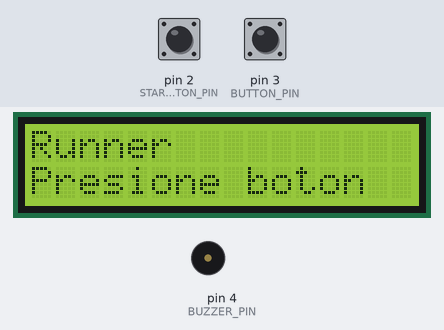
The sketch below on a simulated Arduino Uno, built with avr-gcc and run on an emulated ATmega328P. Shown: 16×2 character LCD, buzzer (waves = sounding). Inputs (shaded band) come from the test bench; at power-on: pin 2 (START_BUTTON_PIN) HIGH, pin 3 (BUTTON_PIN) HIGH. Random numbers use the default seed unless the sketch sets one.

Above: at 1.2 s.
1.3 s: pin 2 (START_BUTTON_PIN) pulled LOW for 0.6 s
At 2.27 s:
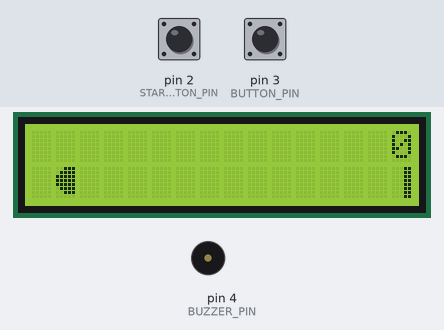
3.8 s: pin 3 (BUTTON_PIN) pulled LOW for 0.6 s
At 3.95 s:
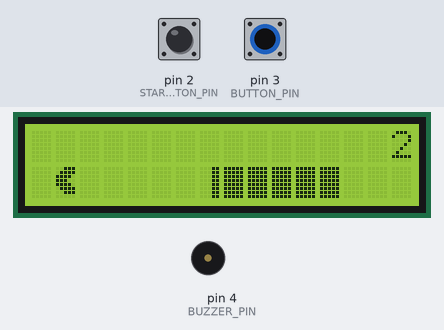
5.9 s: pin 2 (START_BUTTON_PIN) pulled LOW for 3.2 s
At 7.73 s:
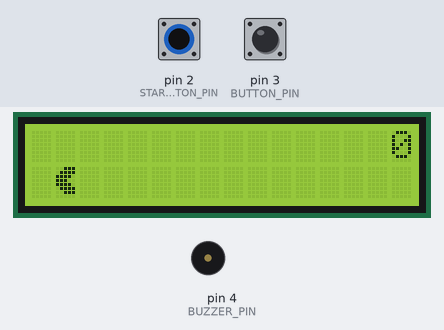
10.6 s: pin 3 (BUTTON_PIN) pulled LOW for 1 s
At 12.8 s:
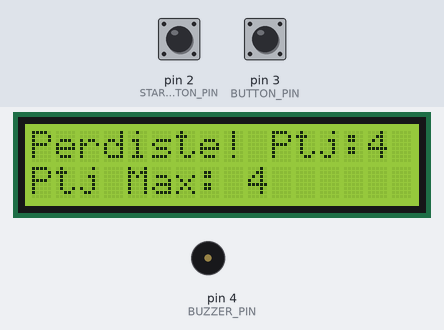
13.1 s: pin 3 (BUTTON_PIN) pulled LOW for 3.2 s
At 14.4 s:
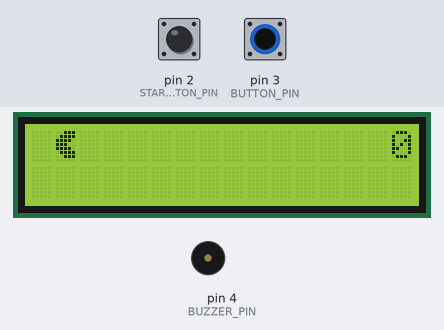
17.8 s: pin 2 (START_BUTTON_PIN) pulled LOW for 1 s
At 23.06 s:
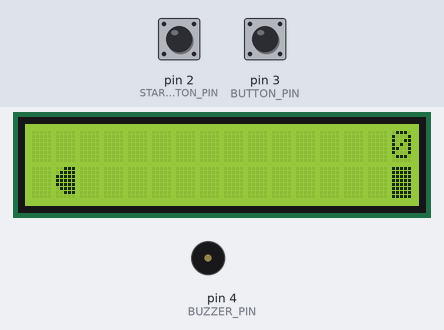
Timing chart, 0 to 24.4 s (numbered marks = the images above; inputs shaded):
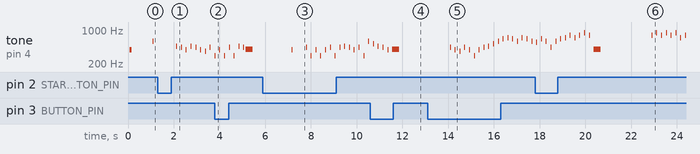

The sketch:

Lab8Circuit1.ino
```cpp
#include <LiquidCrystal.h>

#define BUTTON_PIN 3
#define START_BUTTON_PIN 2
#define BUZZER_PIN 4

#define SPRITE_RUN1 1
#define SPRITE_RUN2 2
#define SPRITE_JUMP 3
#define SPRITE_JUMP_UPPER '.'
#define SPRITE_JUMP_LOWER 4
#define SPRITE_TERRAIN_EMPTY ' '
#define SPRITE_TERRAIN_SOLID 5
#define SPRITE_TERRAIN_SOLID_RIGHT 6
#define SPRITE_TERRAIN_SOLID_LEFT 7

#define HERO_HORIZONTAL_POSITION 1
#define TERRAIN_WIDTH 16
#define TERRAIN_EMPTY 0
#define TERRAIN_LOWER_BLOCK 1
#define TERRAIN_UPPER_BLOCK 2

#define HERO_POSITION_OFF 0
#define HERO_POSITION_RUN_LOWER_1 1
#define HERO_POSITION_RUN_LOWER_2 2
#define HERO_POSITION_JUMP_1 3
#define HERO_POSITION_JUMP_2 4
#define HERO_POSITION_JUMP_3 5
#define HERO_POSITION_JUMP_4 6
#define HERO_POSITION_JUMP_5 7
#define HERO_POSITION_JUMP_6 8
#define HERO_POSITION_JUMP_7 9
#define HERO_POSITION_JUMP_8 10
#define HERO_POSITION_RUN_UPPER_1 11
#define HERO_POSITION_RUN_UPPER_2 12

LiquidCrystal lcd(7, 8, 9, 10, 11, 12);

static char terrainUpper[TERRAIN_WIDTH + 1];
static char terrainLower[TERRAIN_WIDTH + 1];
static bool buttonPushed = false;
static bool startButtonPushed = false;
static unsigned int maxScore = 0;

const int melody[] = {
  392,587,466,440,392,466,440,392,370,440,294,392,294,440,294,466,
  440,392,440,294,392,294,392,440,294,440,466,440,392,440,294,587,
  523,466,440,392,466,440,392,370,440,392,294,392,440,466,523,587,
  659,698,659,587,698,659,587,554,659,587,440,587,659,698,784,698,
  784,880,784,880,784,880,784,880,784,880,698,784,880,784,880,932,
  880,784,698,659,698,880,784,880,554,880,784,880,587,880,784,880,
  554,880,784,880
};
const int durations[] = {
  100,8,8,8,8,8,8,8,8,8,8,8,8,8,8,8,
  8,8,8,8,8,8,8,8,8,8,8,8,8,8,8,8,
  8,8,8,8,8,8,8,8,8,8,8,8,8,8,8,8,
  8,8,8,8,8,8,8,8,8,8,8,8,8,8,8,8,
  8,8,8,8,8,8,8,8,8,8,8,8,8,8,8,8,
  8,8,8,8,8,8,8,8,8,8,8,8,8,8,8,8,
  8,8,8,8
};

int melodyLength = sizeof(melody) / sizeof(melody[0]);
int currentNote = 0;
unsigned long previousMillis = 0;
bool notePlaying = false;

void initializeGraphics() {
  static byte graphics[] = {
    B00111, B01111, B11110, B11100, B11110, B01111, B00111, B00000,
    B00111, B01111, B11111, B11111, B11111, B01111, B00111, B00000,
    B00111, B01111, B11110, B11100, B11110, B01111, B00111, B00000,
    B11110, B01101, B11111, B10000, B00000, B00000, B00000, B00000,
    B11111, B11111, B11111, B11111, B11111, B11111, B11111, B11111,
    B00011, B00011, B00011, B00011, B00011, B00011, B00011, B00011,
    B11000, B11000, B11000, B11000, B11000, B11000, B11000, B11000,
  };
  for (int i = 0; i < 7; ++i)
    lcd.createChar(i + 1, &graphics[i * 8]);
  for (int i = 0; i < TERRAIN_WIDTH; ++i) {
    terrainUpper[i] = SPRITE_TERRAIN_EMPTY;
    terrainLower[i] = SPRITE_TERRAIN_EMPTY;
  }
}

void playBackgroundMusic() {
  unsigned long currentMillis = millis();
  if (!notePlaying) {
    tone(BUZZER_PIN, melody[currentNote], durations[currentNote]);
    previousMillis = currentMillis;
    notePlaying = true;
  }
  if (notePlaying && (currentMillis - previousMillis >= durations[currentNote])) {
    noTone(BUZZER_PIN);
    currentNote++;
    if (currentNote >= melodyLength) currentNote = 0;
    notePlaying = false;
  }
}

void buttonCheck() {
  if (digitalRead(BUTTON_PIN) == LOW) buttonPushed = true;
  if (digitalRead(START_BUTTON_PIN) == LOW) startButtonPushed = true;
}

void advanceTerrain(char* terrain, byte newTerrain) {
  for (int i = 0; i < TERRAIN_WIDTH; ++i) {
    char current = terrain[i];
    char next = (i == TERRAIN_WIDTH - 1) ? newTerrain : terrain[i + 1];
    switch (current) {
      case SPRITE_TERRAIN_EMPTY:
        terrain[i] = (next == SPRITE_TERRAIN_SOLID) ? SPRITE_TERRAIN_SOLID_RIGHT : SPRITE_TERRAIN_EMPTY;
        break;
      case SPRITE_TERRAIN_SOLID:
        terrain[i] = (next == SPRITE_TERRAIN_EMPTY) ? SPRITE_TERRAIN_SOLID_LEFT : SPRITE_TERRAIN_SOLID;
        break;
      case SPRITE_TERRAIN_SOLID_RIGHT: terrain[i] = SPRITE_TERRAIN_SOLID; break;
      case SPRITE_TERRAIN_SOLID_LEFT:  terrain[i] = SPRITE_TERRAIN_EMPTY; break;
    }
  }
}

bool drawHero(byte position, char* terrainUpper, char* terrainLower, unsigned int score) {
  bool collide = false;
  char upperSave = terrainUpper[HERO_HORIZONTAL_POSITION];
  char lowerSave = terrainLower[HERO_HORIZONTAL_POSITION];
  byte upper, lower;

  switch (position) {
    case HERO_POSITION_OFF: upper = lower = SPRITE_TERRAIN_EMPTY; break;
    case HERO_POSITION_RUN_LOWER_1: upper = SPRITE_TERRAIN_EMPTY; lower = SPRITE_RUN1; break;
    case HERO_POSITION_RUN_LOWER_2: upper = SPRITE_TERRAIN_EMPTY; lower = SPRITE_RUN2; break;
    case HERO_POSITION_JUMP_1:
    case HERO_POSITION_JUMP_8: upper = SPRITE_TERRAIN_EMPTY; lower = SPRITE_JUMP; break;
    case HERO_POSITION_JUMP_2:
    case HERO_POSITION_JUMP_7: upper = SPRITE_JUMP_UPPER; lower = SPRITE_JUMP_LOWER; break;
    case HERO_POSITION_JUMP_3:
    case HERO_POSITION_JUMP_4:
    case HERO_POSITION_JUMP_5:
    case HERO_POSITION_JUMP_6: upper = SPRITE_JUMP; lower = SPRITE_TERRAIN_EMPTY; break;
    case HERO_POSITION_RUN_UPPER_1: upper = SPRITE_RUN1; lower = SPRITE_TERRAIN_EMPTY; break;
    case HERO_POSITION_RUN_UPPER_2: upper = SPRITE_RUN2; lower = SPRITE_TERRAIN_EMPTY; break;
  }

  if (upper != ' ') {
    terrainUpper[HERO_HORIZONTAL_POSITION] = upper;
    collide = (upperSave != SPRITE_TERRAIN_EMPTY);
  }
  if (lower != ' ') {
    terrainLower[HERO_HORIZONTAL_POSITION] = lower;
    collide |= (lowerSave != SPRITE_TERRAIN_EMPTY);
  }

  byte digits = (score > 9999) ? 5 : (score > 999) ? 4 : (score > 99) ? 3 : (score > 9) ? 2 : 1;

  terrainUpper[TERRAIN_WIDTH] = '\0';
  terrainLower[TERRAIN_WIDTH] = '\0';

  char temp = terrainUpper[16 - digits];
  terrainUpper[16 - digits] = '\0';
  lcd.setCursor(0, 0);
  lcd.print(terrainUpper);
  terrainUpper[16 - digits] = temp;

  lcd.setCursor(0, 1);
  lcd.print(terrainLower);

  lcd.setCursor(16 - digits, 0);
  lcd.print(score);

  terrainUpper[HERO_HORIZONTAL_POSITION] = upperSave;
  terrainLower[HERO_HORIZONTAL_POSITION] = lowerSave;

  return collide;
}

void setup() {
  pinMode(BUTTON_PIN, INPUT_PULLUP);
  pinMode(START_BUTTON_PIN, INPUT_PULLUP);
  pinMode(BUZZER_PIN, OUTPUT);
  digitalWrite(BUZZER_PIN, LOW);
  lcd.begin(16, 2);
  initializeGraphics();
}

void loop() {
  buttonCheck();
  playBackgroundMusic();

  static byte heroPos = HERO_POSITION_RUN_LOWER_1;
  static byte newTerrainType = TERRAIN_EMPTY;
  static byte newTerrainDuration = 1;
  static bool playing = false;
  static bool blink = false;
  static unsigned int distance = 0;

  if (!playing) {
    drawHero((blink) ? HERO_POSITION_OFF : heroPos, terrainUpper, terrainLower, distance >> 3);

    lcd.setCursor(0, 0);
    lcd.print("Runner           ");
    lcd.setCursor(0, 1);
    lcd.print("Presione boton   ");

    if (maxScore > 0) {
      lcd.setCursor(0, 0);
      lcd.print("Ptj Max:");
      lcd.print(maxScore);
    }

    delay(500);
    blink = !blink;

    if (startButtonPushed) {
      initializeGraphics();
      heroPos = HERO_POSITION_RUN_LOWER_1;
      playing = true;
      buttonPushed = false;
      startButtonPushed = false;
      distance = 0;
    }
    return;
  }

  advanceTerrain(terrainLower, newTerrainType == TERRAIN_LOWER_BLOCK ? SPRITE_TERRAIN_SOLID : SPRITE_TERRAIN_EMPTY);
  advanceTerrain(terrainUpper, newTerrainType == TERRAIN_UPPER_BLOCK ? SPRITE_TERRAIN_SOLID : SPRITE_TERRAIN_EMPTY);

  if (--newTerrainDuration == 0) {
    newTerrainType = (newTerrainType == TERRAIN_EMPTY) ?
                     ((random(3) == 0) ? TERRAIN_UPPER_BLOCK : TERRAIN_LOWER_BLOCK) :
                     TERRAIN_EMPTY;
    newTerrainDuration = (newTerrainType == TERRAIN_EMPTY) ? 10 + random(10) : 2 + random(10);
  }

  if (buttonPushed) {
    if (heroPos <= HERO_POSITION_RUN_LOWER_2) heroPos = HERO_POSITION_JUMP_1;
    buttonPushed = false;
  }

  if (drawHero(heroPos, terrainUpper, terrainLower, distance >> 3)) {
    playing = false;
    tone(BUZZER_PIN, 400, 300);
    lcd.clear();
    lcd.setCursor(0, 0);
    lcd.print("Perdiste! Ptj:");
    lcd.print(distance >> 3);
    if ((distance >> 3) > maxScore) maxScore = distance >> 3;
    lcd.setCursor(0, 1);
    lcd.print("Ptj Max: ");
    lcd.print(maxScore);
    delay(2000);
    return;
  } else {
    if (heroPos == HERO_POSITION_RUN_LOWER_2 || heroPos == HERO_POSITION_JUMP_8)
      heroPos = HERO_POSITION_RUN_LOWER_1;
    else if ((heroPos >= HERO_POSITION_JUMP_3 && heroPos <= HERO_POSITION_JUMP_5) &&
             terrainLower[HERO_HORIZONTAL_POSITION] != SPRITE_TERRAIN_EMPTY)
      heroPos = HERO_POSITION_RUN_UPPER_1;
    else if (heroPos >= HERO_POSITION_RUN_UPPER_1 &&
             terrainLower[HERO_HORIZONTAL_POSITION] == SPRITE_TERRAIN_EMPTY)
      heroPos = HERO_POSITION_JUMP_5;
    else if (heroPos == HERO_POSITION_RUN_UPPER_2)
      heroPos = HERO_POSITION_RUN_UPPER_1;
    else
      ++heroPos;
    ++distance;
  }

  delay(100);
}
```

Measured:
- after the input at 1.3 s, the display: first changes after 0.82 s (image 1 shows a later state)
- by itself, tone on pin 4 (BUZZER_PIN): plays 554 Hz for 0.01 s, 659 Hz for 0.01 s, 587 Hz for 0.01 s, 440 Hz for 0.01 s, 587 Hz for 0.01 s, 659 Hz for 0.01 s … (21 notes in this stretch)
- what the display in image 5 shows lasts 0.4 s, from 14.3 s to 14.7 s
